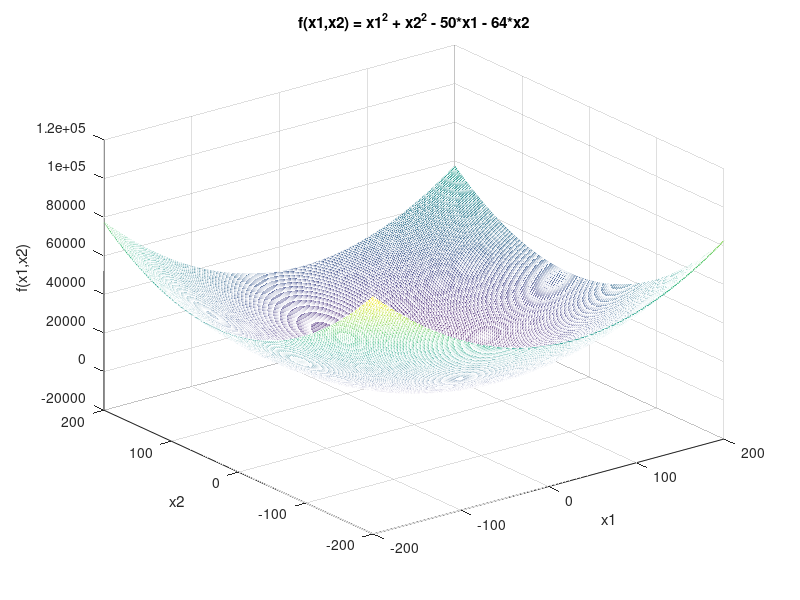
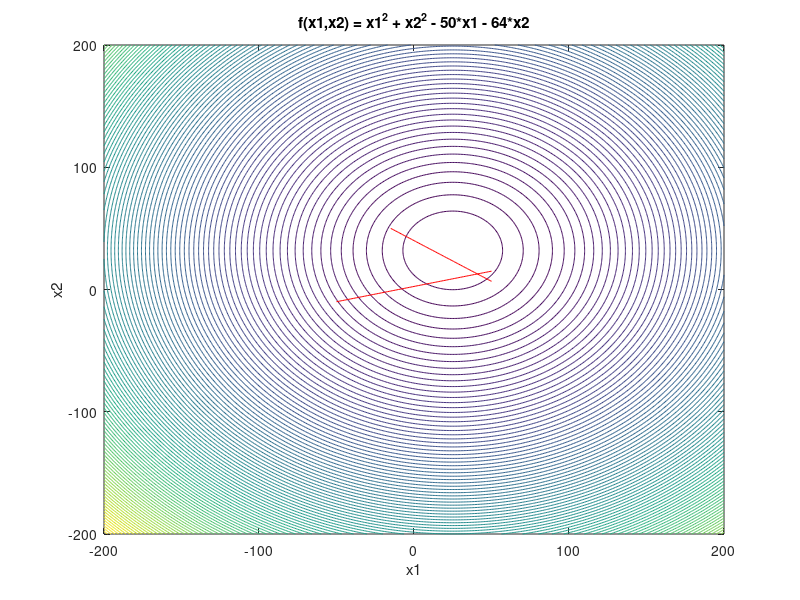

Reproduce these figures in MATLAB, in order. (Note: this script raises an error after producing the figures.)
% Author: Kovács Bálint-Hunor (Informatika III.) 2023
clear all %#ok<CLALL>
close all
clc

% Lagrange relaxation method
f = @(x) x(1).^2 + x(2).^2 - 50*x(1) - 64*x(2);
F = @(x1, x2) x1.^2 + x2.^2 - 50*x1 - 64*x2;

% constraints
g1 = @(x) x(1) + (3/2)*x(2) - 60;
G1 = @(x1, x2) x1 + (3/2)*x2 - 60;
g2 = @(x) x(1) - 4*x(2) + 10;
G2 = @(x1, x2) x1 - 4*x2 + 10;


L = @(z) f(z) + z(3)*g1(z) + z(4)*g2(z);

% plot mesh and contour
x1 = -200:1:200;
x2 = -200:1:200;
[X1,X2] = meshgrid(x1,x2);
Z = F(X1,X2);

figure(1)
mesh(X1,X2,Z)
xlabel('x1')
ylabel('x2')
zlabel('f(x1,x2)')
title('f(x1,x2) = x1^2 + x2^2 - 50*x1 - 64*x2')

figure(2)
contour(X1,X2,Z,100)
xlabel('x1')
ylabel('x2')
title('f(x1,x2) = x1^2 + x2^2 - 50*x1 - 64*x2')

% plot constraints
figure(2)
hold on
x1 = -50:1:50;
x2 = -50:1:50;
[X1,X2] = meshgrid(x1,x2);
Z = G1(X1,X2);
contour(X1,X2,Z,[0 0],'r');
Z = G2(X1,X2);
contour(X1,X2,Z,[0 0],'r');
hold off


figure(2)
x = ginput(1);
x = x';
hold on
plot(x(1), x(2), 'r*')
disp('Start point: ')
disp(x)

% variables and parameters
max_iteration = 1000;
Sx = 0.01;
Sp = 0.01;
P1 = 35;
P2 = 35;

h = 1e-3;
e1 = 1e-4;


iteration_counter = 0;
minimum_iterations = [x];
varriance_of_p1 = [P1];
varriance_of_p2 = [P2];

% Lagrange relaxation method
% One larger cycle where we have 2 inner cycles
% The first inner cycle calculates the minimum of the f function
% The second inner cycle calculates the maximum of the g functions


while iteration_counter < max_iteration
    iteration_counter = iteration_counter + 1;
    for i = 1:10
        Z = [x; P1; P2];
        G = gr(L,h,Z);
        
        uj_x = x - Sx*G(1:2);
        x = uj_x;
        minimum_iterations = [minimum_iterations x];
        
        % plot the minimum iterations
        figure(2)
        hold on
        plot(x(1), x(2), 'r.')
        hold off
        
        if norm(G(1:2)) < e1
            break
        end
        
    end
    for i = 1:10
        Z = [x; P1; P2];
        G = gr(L, h, Z);
        
        uj_p1 = P1 + Sp*G(3);
        P1 = uj_p1;
        
        uj_p2 = P2 + Sp*G(4);
        P2 = uj_p2;
        
        varriance_of_p1 = [varriance_of_p1 P1];
        varriance_of_p2 = [varriance_of_p2 P2];
        
        if norm(G(3:4)) < e1
            break
        end
    end
    
    % if the difference between the last two P values is less than e1 or the difference between the last two x values is less than e1 then we stop
    if abs(minimum_iterations(:,end) - minimum_iterations(:,end-1)) < e1
        break
    end
    if abs(varriance_of_p1(:,end) - varriance_of_p1(:,end-1)) < e1
        break
    end
    if abs(varriance_of_p2(:,end) - varriance_of_p2(:,end-1)) < e1
        break
    end
end

disp('Minimum point: ')
disp(x)
disp('P1: ')
disp(P1)
disp('P2: ')
disp(P2)

% plot the minimum iterations on the mesh and contour
figure(1)
hold on
plot3(minimum_iterations(1,:), minimum_iterations(2,:), F(minimum_iterations(1,:), minimum_iterations(2,:)), 'r')
hold off

figure(2)
hold on
plot(minimum_iterations(1,:), minimum_iterations(2,:), 'r')
hold off

% plot the variance of P on a graph
figure(3)
plot(varriance_of_p1, 'r')
xlabel('Iteration')
ylabel('P1')
title('Variance of P1')

figure(4)
plot(varriance_of_p2, 'r')
xlabel('Iteration')
ylabel('P2')
title('Variance of P2')

% plot the values of x1 and x2 on a graph as the iterations go on
figure(5)
plot(minimum_iterations(1,:), 'r')
hold on
plot(minimum_iterations(2,:), 'b')
hold off
xlabel('Iteration')
ylabel('x1, x2')
title('Values of x1 and x2 as the iterations go on')
legend('x1', 'x2')
